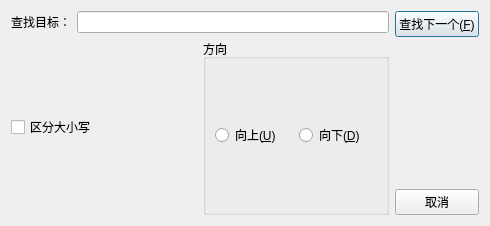
<?xml version="1.0" encoding="UTF-8"?>
<ui version="4.0">
 <class>SearchDialog</class>
 <widget class="QDialog" name="SearchDialog">
  <property name="geometry">
   <rect>
    <x>0</x>
    <y>0</y>
    <width>490</width>
    <height>226</height>
   </rect>
  </property>
  <property name="windowTitle">
   <string>查找</string>
  </property>
  <layout class="QHBoxLayout" name="horizontalLayout_4">
   <item>
    <layout class="QVBoxLayout" name="verticalLayout">
     <item>
      <layout class="QHBoxLayout" name="horizontalLayout">
       <item>
        <widget class="QLabel" name="label">
         <property name="text">
          <string>查找目标：</string>
         </property>
        </widget>
       </item>
       <item>
        <widget class="QLineEdit" name="searchText"/>
       </item>
      </layout>
     </item>
     <item>
      <layout class="QHBoxLayout" name="horizontalLayout_3">
       <item>
        <widget class="QCheckBox" name="cbCaseSensetive">
         <property name="text">
          <string>区分大小写</string>
         </property>
        </widget>
       </item>
       <item>
        <widget class="QGroupBox" name="groupBox">
         <property name="title">
          <string>方向</string>
         </property>
         <layout class="QHBoxLayout" name="horizontalLayout_2">
          <item>
           <widget class="QRadioButton" name="rbUp">
            <property name="text">
             <string>向上(&amp;U)</string>
            </property>
           </widget>
          </item>
          <item>
           <widget class="QRadioButton" name="rbDown">
            <property name="text">
             <string>向下(&amp;D)</string>
            </property>
           </widget>
          </item>
         </layout>
        </widget>
       </item>
      </layout>
     </item>
    </layout>
   </item>
   <item>
    <layout class="QVBoxLayout" name="verticalLayout_2">
     <item>
      <widget class="QPushButton" name="btFindNext">
       <property name="text">
        <string>查找下一个(&amp;F)</string>
       </property>
      </widget>
     </item>
     <item>
      <spacer name="verticalSpacer">
       <property name="orientation">
        <enum>Qt::Orientation::Vertical</enum>
       </property>
       <property name="sizeHint" stdset="0">
        <size>
         <width>20</width>
         <height>40</height>
        </size>
       </property>
      </spacer>
     </item>
     <item>
      <widget class="QPushButton" name="btCancel">
       <property name="text">
        <string>取消</string>
       </property>
      </widget>
     </item>
    </layout>
   </item>
  </layout>
 </widget>
 <resources/>
 <connections/>
</ui>
